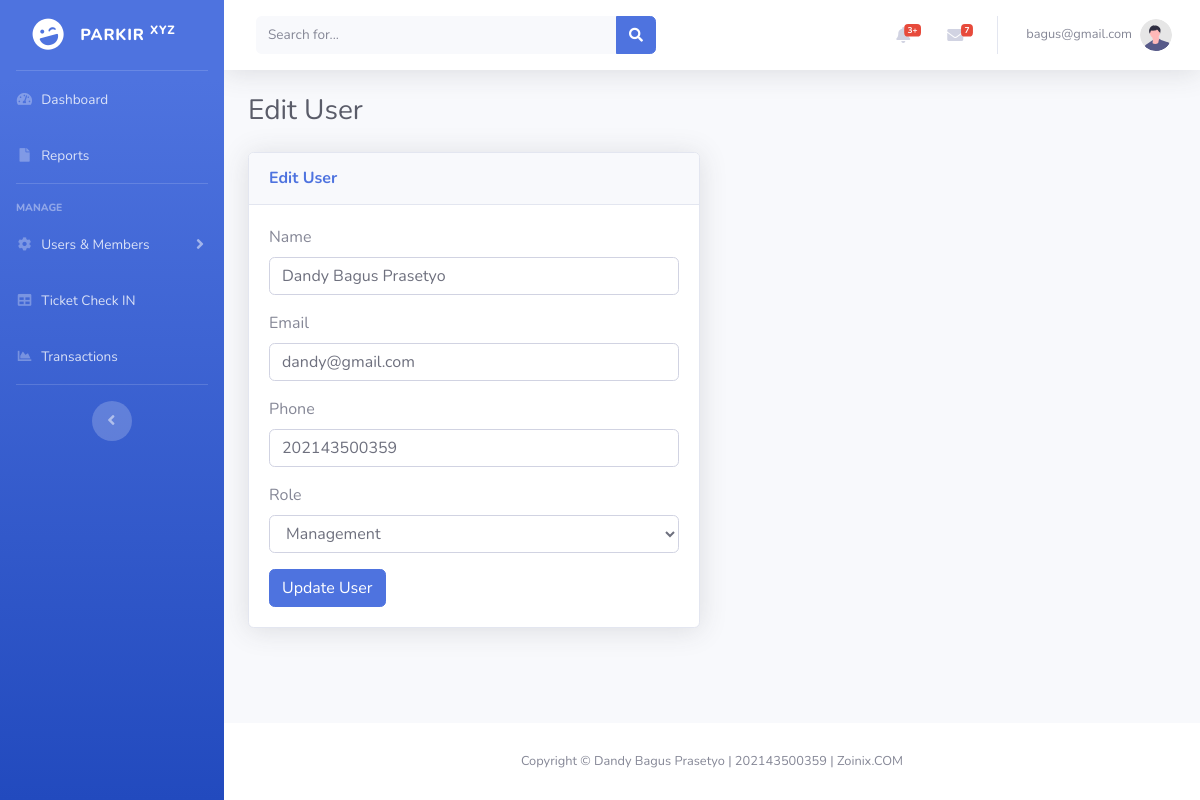
The app's page /index.php?page=edit_user&id=1 (signed in) with its own data.
### tables this page shows
CREATE TABLE IF NOT EXISTS `users` (
  `id` int NOT NULL AUTO_INCREMENT,
  `name` varchar(50) DEFAULT NULL,
  `email` varchar(50) DEFAULT NULL,
  `password` varchar(255) DEFAULT NULL,
  `phone` varchar(50) DEFAULT NULL,
  `role` varchar(50) DEFAULT NULL,
  PRIMARY KEY (`id`)
);

### edit_user.php (the view, shortened to what this page needs)
<?php
require_once 'koneksi.php';
if (isset($_GET['id']) && is_numeric($_GET['id'])) {
    $id = $_GET['id'];
    $sql = "SELECT * FROM users WHERE id = ?";
    $stmt = $konek->prepare($sql);
    $stmt->bind_param("i", $id);
    $stmt->execute();
    $result = $stmt->get_result();
    $user = $result->fetch_assoc();
} else {
    die($_GET['id']);
}
?>
<div class="row">
    <div class="col-lg-6">
        <div class="card shadow mb-4">
            <div class="card-header py-3">
                <h6 class="m-0 font-weight-bold text-primary">Edit User</h6>
            </div>
            <div class="card-body">
                <form action="edit_user.php?id=<?php echo $user['id']; ?>" method="POST">
                    <div class="form-group">
                        <label for="name">Name</label>
                        <input type="text" class="form-control" id="name" name="name" value="<?php echo $user['name']; ?>" required>
                    </div>
                    <div class="form-group">
                        <label for="email">Email</label>
                        <input type="email" class="form-control" id="email" name="email" value="<?php echo $user['email']; ?>" required>
                    </div>
                    <div class="form-group">
                        <label for="phone">Phone</label>
                        <input type="text" class="form-control" id="phone" name="phone" value="<?php echo $user['phone']; ?>">
                    </div>
                    <div class="form-group">
                        <label for="role">Role</label>
                        <select class="form-control" id="role" name="role" required>
                            <option value="management" <?php if ($user['role'] == 'management') echo 'selected'; ?>>Management</option>
                        </select>
                    </div>
                    <button type="submit" class="btn btn-primary">Update User</button>
                </form>
            </div>
        </div>
    </div>
</div>

### records on screen
users: name "Dandy Bagus Prasetyo", email "dandy@gmail.com", phone "202143500359", role "Management"

### other values on screen
$_SESSION['email'] "bagus@gmail.com"
$new_page "Edit User"
